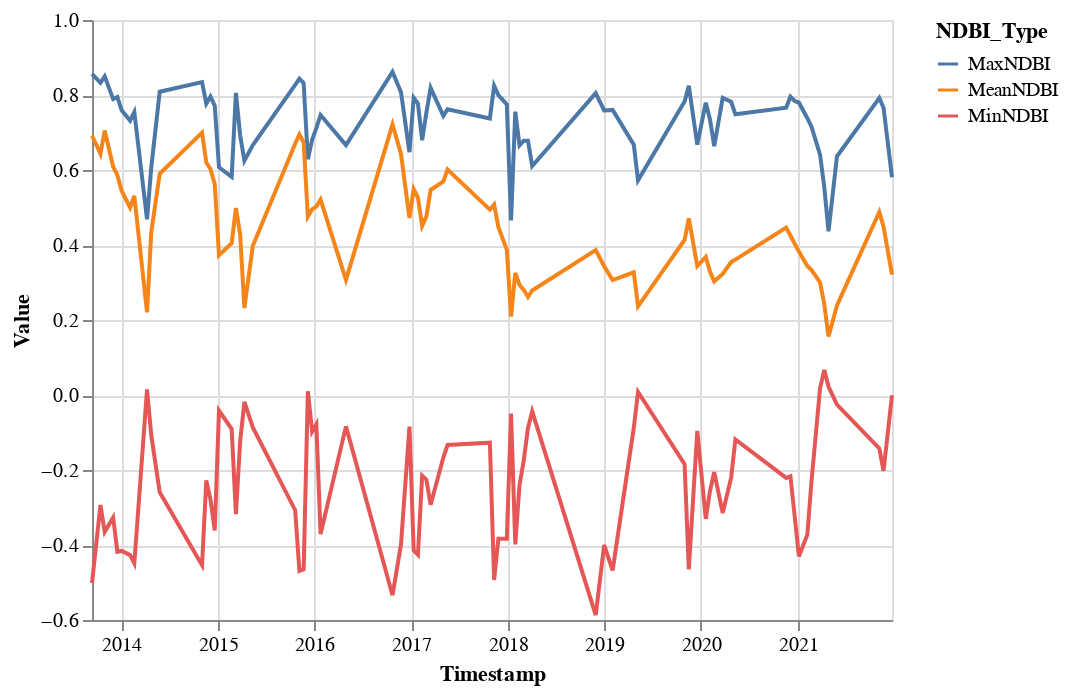

Notebook code for this chart:
### Code cell
fig

### Figure 1 — Vega-Lite specification as saved in the notebook (floating-point values rounded to 4 significant figures)
{"config": {"view": {"continuousWidth": 400, "continuousHeight": 300}}, "data": {"name": "data-be93393d3aa89240d4defbcaec6dd0ed"}, "mark": "line", "encoding": {"color": {"field": "NDBI_Type", "type": "nominal"}, "x": {"field": "Timestamp", "type": "temporal"}, "y": {"field": "Value", "type": "quantitative"}}, "transform": [{"fold": ["MinNDBI", "MaxNDBI", "MeanNDBI"], "as": ["NDBI_Type", "Value"]}], "$schema": "https://vega.github.io/schema/vega-lite/v4.17.0.json", "datasets": {"data-be93393d3aa89240d4defbcaec6dd0ed": [{"SystemIndex": "LC08_136045_20130912", "MinNDBI": -0.5015, "MaxNDBI": 0.856, "MeanNDBI": 0.692, "Timestamp": "2013-09-12T04:21:02.280000", "Year": 2013, "Month": 9, "Day": 12, "DOY": 255}, {"SystemIndex": "LC08_136045_20131014", "MinNDBI": -0.2935, "MaxNDBI": 0.8324, "MeanNDBI": 0.643, "Timestamp": "2013-10-14T04:20:54.570000", "Year": 2013, "Month": 10, "Day": 14, "DOY": 287}, {"SystemIndex": "LC08_136045_20131030", "MinNDBI": -0.365, "MaxNDBI": 0.8495, "MeanNDBI": 0.7054, "Timestamp": "2013-10-30T04:20:45.650000", "Year": 2013, "Month": 10, "Day": 30, "DOY": 303}, {"SystemIndex": "LC08_136045_20131201", "MinNDBI": -0.3268, "MaxNDBI": 0.7891, "MeanNDBI": 0.6087, "Timestamp": "2013-12-01T04:20:39.720000", "Year": 2013, "Month": 12, "Day": 1, "DOY": 335}, {"SystemIndex": "LC08_136045_20131217", "MinNDBI": -0.418, "MaxNDBI": 0.7947, "MeanNDBI": 0.5862, "Timestamp": "2013-12-17T04:20:32.730000", "Year": 2013, "Month": 12, "Day": 17, "DOY": 351}, {"SystemIndex": "LC08_136045_20140102", "MinNDBI": -0.4158, "MaxNDBI": 0.7594, "MeanNDBI": 0.5446, "Timestamp": "2014-01-02T04:20:25.400000", "Year": 2014, "Month": 1, "Day": 2, "DOY": 2}, {"SystemIndex": "LC08_136045_20140203", "MinNDBI": -0.4269, "MaxNDBI": 0.7319, "MeanNDBI": 0.4997, "Timestamp": "2014-02-03T04:20:04.710000", "Year": 2014, "Month": 2, "Day": 3, "DOY": 34}, {"SystemIndex": "LC08_136045_20140219", "MinNDBI": -0.4488, "MaxNDBI": 0.7546, "MeanNDBI": 0.5308, "Timestamp": "2014-02-19T04:19:51.170000", "Year": 2014, "Month": 2, "Day": 19, "DOY": 50}, {"SystemIndex": "LC08_136045_20140408", "MinNDBI": 0.01512, "MaxNDBI": 0.4687, "MeanNDBI": 0.2203, "Timestamp": "2014-04-08T04:19:09.990000", "Year": 2014, "Month": 4, "Day": 8, "DOY": 98}, {"SystemIndex": "LC08_136045_20140424", "MinNDBI": -0.1071, "MaxNDBI": 0.6066, "MeanNDBI": 0.4338, "Timestamp": "2014-04-24T04:18:53.960000", "Year": 2014, "Month": 4, "Day": 24, "DOY": 114}, {"SystemIndex": "LC08_136045_20140526", "MinNDBI": -0.2593, "MaxNDBI": 0.8087, "MeanNDBI": 0.5901, "Timestamp": "2014-05-26T04:18:34.090000", "Year": 2014, "Month": 5, "Day": 26, "DOY": 146}, {"SystemIndex": "LC08_136045_20141102", "MinNDBI": -0.4539, "MaxNDBI": 0.8343, "MeanNDBI": 0.6995, "Timestamp": "2014-11-02T04:19:13.880000", "Year": 2014, "Month": 11, "Day": 2, "DOY": 306}, {"SystemIndex": "LC08_136045_20141118", "MinNDBI": -0.2278, "MaxNDBI": 0.7767, "MeanNDBI": 0.6204, "Timestamp": "2014-11-18T04:19:13.630000", "Year": 2014, "Month": 11, "Day": 18, "DOY": 322}, {"SystemIndex": "LC08_136045_20141204", "MinNDBI": -0.2799, "MaxNDBI": 0.7957, "MeanNDBI": 0.6021, "Timestamp": "2014-12-04T04:19:12.850000", "Year": 2014, "Month": 12, "Day": 4, "DOY": 338}, {"SystemIndex": "LC08_136045_20141220", "MinNDBI": -0.3614, "MaxNDBI": 0.7715, "MeanNDBI": 0.5624, "Timestamp": "2014-12-20T04:19:09.990000", "Year": 2014, "Month": 12, "Day": 20, "DOY": 354}, {"SystemIndex": "LC08_136045_20150105", "MinNDBI": -0.04156, "MaxNDBI": 0.6073, "MeanNDBI": 0.3727, "Timestamp": "2015-01-05T04:19:05.140000", "Year": 2015, "Month": 1, "Day": 5, "DOY": 5}, {"SystemIndex": "LC08_136045_20150222", "MinNDBI": -0.09072, "MaxNDBI": 0.5816, "MeanNDBI": 0.4046, "Timestamp": "2015-02-22T04:18:50.973000", "Year": 2015, "Month": 2, "Day": 22, "DOY": 53}, {"SystemIndex": "LC08_136045_20150310", "MinNDBI": -0.3177, "MaxNDBI": 0.8057, "MeanNDBI": 0.4986, "Timestamp": "2015-03-10T04:18:41.420000", "Year": 2015, "Month": 3, "Day": 10, "DOY": 69}, {"SystemIndex": "LC08_136045_20150326", "MinNDBI": -0.1245, "MaxNDBI": 0.6926, "MeanNDBI": 0.4289, "Timestamp": "2015-03-26T04:18:33.010000", "Year": 2015, "Month": 3, "Day": 26, "DOY": 85}, {"SystemIndex": "LC08_136045_20150411", "MinNDBI": -0.01861, "MaxNDBI": 0.6248, "MeanNDBI": 0.2318, "Timestamp": "2015-04-11T04:18:24.959000", "Year": 2015, "Month": 4, "Day": 11, "DOY": 101}, {"SystemIndex": "LC08_136045_20150513", "MinNDBI": -0.08652, "MaxNDBI": 0.6664, "MeanNDBI": 0.3979, "Timestamp": "2015-05-13T04:18:04.010000", "Year": 2015, "Month": 5, "Day": 13, "DOY": 133}, {"SystemIndex": "LC08_136045_20151020", "MinNDBI": -0.3072, "MaxNDBI": 0.827, "MeanNDBI": 0.6701, "Timestamp": "2015-10-20T04:19:05.230000", "Year": 2015, "Month": 10, "Day": 20, "DOY": 293}, {"SystemIndex": "LC08_136045_20151105", "MinNDBI": -0.4692, "MaxNDBI": 0.8434, "MeanNDBI": 0.6953, "Timestamp": "2015-11-05T04:19:09.345000", "Year": 2015, "Month": 11, "Day": 5, "DOY": 309}, {"SystemIndex": "LC08_136045_20151121", "MinNDBI": -0.4649, "MaxNDBI": 0.8315, "MeanNDBI": 0.6732, "Timestamp": "2015-11-21T04:19:11.057000", "Year": 2015, "Month": 11, "Day": 21, "DOY": 325}, {"SystemIndex": "LC08_136045_20151207", "MinNDBI": 0.009838, "MaxNDBI": 0.6287, "MeanNDBI": 0.4761, "Timestamp": "2015-12-07T04:19:10.060000", "Year": 2015, "Month": 12, "Day": 7, "DOY": 341}, {"SystemIndex": "LC08_136045_20151223", "MinNDBI": -0.09776, "MaxNDBI": 0.6804, "MeanNDBI": 0.4953, "Timestamp": "2015-12-23T04:19:10.850000", "Year": 2015, "Month": 12, "Day": 23, "DOY": 357}, {"SystemIndex": "LC08_136045_20160108", "MinNDBI": -0.07819, "MaxNDBI": 0.7116, "MeanNDBI": 0.5023, "Timestamp": "2016-01-08T04:19:05.970000", "Year": 2016, "Month": 1, "Day": 8, "DOY": 8}, {"SystemIndex": "LC08_136045_20160124", "MinNDBI": -0.3707, "MaxNDBI": 0.7468, "MeanNDBI": 0.5209, "Timestamp": "2016-01-24T04:19:07.290000", "Year": 2016, "Month": 1, "Day": 24, "DOY": 24}, {"SystemIndex": "LC08_136045_20160429", "MinNDBI": -0.0836, "MaxNDBI": 0.6665, "MeanNDBI": 0.307, "Timestamp": "2016-04-29T04:18:37.010000", "Year": 2016, "Month": 4, "Day": 29, "DOY": 120}, {"SystemIndex": "LC08_136045_20161022", "MinNDBI": -0.5338, "MaxNDBI": 0.8615, "MeanNDBI": 0.7219, "Timestamp": "2016-10-22T04:19:23.160000", "Year": 2016, "Month": 10, "Day": 22, "DOY": 296}, {"SystemIndex": "LC08_136045_20161123", "MinNDBI": -0.3984, "MaxNDBI": 0.8075, "MeanNDBI": 0.643, "Timestamp": "2016-11-23T04:19:22.885000", "Year": 2016, "Month": 11, "Day": 23, "DOY": 328}, {"SystemIndex": "LC08_136045_20161225", "MinNDBI": -0.08426, "MaxNDBI": 0.6475, "MeanNDBI": 0.4718, "Timestamp": "2016-12-25T04:19:16.540000", "Year": 2016, "Month": 12, "Day": 25, "DOY": 360}, {"SystemIndex": "LC08_136045_20170110", "MinNDBI": -0.4143, "MaxNDBI": 0.7926, "MeanNDBI": 0.5489, "Timestamp": "2017-01-10T04:19:13.330000", "Year": 2017, "Month": 1, "Day": 10, "DOY": 10}, {"SystemIndex": "LC08_136045_20170126", "MinNDBI": -0.4263, "MaxNDBI": 0.777, "MeanNDBI": 0.5265, "Timestamp": "2017-01-26T04:19:07.850000", "Year": 2017, "Month": 1, "Day": 26, "DOY": 26}, {"SystemIndex": "LC08_136045_20170211", "MinNDBI": -0.2152, "MaxNDBI": 0.6794, "MeanNDBI": 0.451, "Timestamp": "2017-02-11T04:18:59.680000", "Year": 2017, "Month": 2, "Day": 11, "DOY": 42}, {"SystemIndex": "LC08_136045_20170227", "MinNDBI": -0.2259, "MaxNDBI": 0.753, "MeanNDBI": 0.4763, "Timestamp": "2017-02-27T04:18:54.610000", "Year": 2017, "Month": 2, "Day": 27, "DOY": 58}, {"SystemIndex": "LC08_136045_20170315", "MinNDBI": -0.2928, "MaxNDBI": 0.8191, "MeanNDBI": 0.5467, "Timestamp": "2017-03-15T04:18:45.840000", "Year": 2017, "Month": 3, "Day": 15, "DOY": 74}, {"SystemIndex": "LC08_136045_20170502", "MinNDBI": -0.1669, "MaxNDBI": 0.7445, "MeanNDBI": 0.5696, "Timestamp": "2017-05-02T04:18:18.710000", "Year": 2017, "Month": 5, "Day": 2, "DOY": 122}, {"SystemIndex": "LC08_136045_20170518", "MinNDBI": -0.1334, "MaxNDBI": 0.762, "MeanNDBI": 0.6011, "Timestamp": "2017-05-18T04:18:30.320000", "Year": 2017, "Month": 5, "Day": 18, "DOY": 138}, {"SystemIndex": "LC08_136045_20171025", "MinNDBI": -0.1273, "MaxNDBI": 0.7372, "MeanNDBI": 0.4942, "Timestamp": "2017-10-25T04:19:20.650000", "Year": 2017, "Month": 10, "Day": 25, "DOY": 298}, {"SystemIndex": "LC08_136045_20171110", "MinNDBI": -0.4934, "MaxNDBI": 0.8246, "MeanNDBI": 0.5078, "Timestamp": "2017-11-10T04:19:18.670000", "Year": 2017, "Month": 11, "Day": 10, "DOY": 314}, {"SystemIndex": "LC08_136045_20171126", "MinNDBI": -0.3832, "MaxNDBI": 0.7998, "MeanNDBI": 0.4481, "Timestamp": "2017-11-26T04:19:12.790000", "Year": 2017, "Month": 11, "Day": 26, "DOY": 330}, {"SystemIndex": "LC08_136045_20171228", "MinNDBI": -0.3834, "MaxNDBI": 0.7753, "MeanNDBI": 0.387, "Timestamp": "2017-12-28T04:19:12.830000", "Year": 2017, "Month": 12, "Day": 28, "DOY": 362}, {"SystemIndex": "LC08_136045_20180113", "MinNDBI": -0.0497, "MaxNDBI": 0.4653, "MeanNDBI": 0.209, "Timestamp": "2018-01-13T04:19:06.540000", "Year": 2018, "Month": 1, "Day": 13, "DOY": 13}, {"SystemIndex": "LC08_136045_20180129", "MinNDBI": -0.3985, "MaxNDBI": 0.7555, "MeanNDBI": 0.3254, "Timestamp": "2018-01-29T04:18:57.220000", "Year": 2018, "Month": 1, "Day": 29, "DOY": 29}, {"SystemIndex": "LC08_136045_20180214", "MinNDBI": -0.2404, "MaxNDBI": 0.6656, "MeanNDBI": 0.2934, "Timestamp": "2018-02-14T04:18:51.210000", "Year": 2018, "Month": 2, "Day": 14, "DOY": 45}, {"SystemIndex": "LC08_136045_20180302", "MinNDBI": -0.1743, "MaxNDBI": 0.6781, "MeanNDBI": 0.2804, "Timestamp": "2018-03-02T04:18:44.090000", "Year": 2018, "Month": 3, "Day": 2, "DOY": 61}, {"SystemIndex": "LC08_136045_20180318", "MinNDBI": -0.08811, "MaxNDBI": 0.678, "MeanNDBI": 0.2614, "Timestamp": "2018-03-18T04:18:35.150000", "Year": 2018, "Month": 3, "Day": 18, "DOY": 77}, {"SystemIndex": "LC08_136045_20180403", "MinNDBI": -0.04387, "MaxNDBI": 0.6108, "MeanNDBI": 0.2787, "Timestamp": "2018-04-03T04:18:28.270000", "Year": 2018, "Month": 4, "Day": 3, "DOY": 93}, {"SystemIndex": "LC08_136045_20181129", "MinNDBI": -0.5869, "MaxNDBI": 0.805, "MeanNDBI": 0.3862, "Timestamp": "2018-11-29T04:18:57.650000", "Year": 2018, "Month": 11, "Day": 29, "DOY": 333}, {"SystemIndex": "LC08_136045_20181231", "MinNDBI": -0.4, "MaxNDBI": 0.7587, "MeanNDBI": 0.3434, "Timestamp": "2018-12-31T04:18:54.830000", "Year": 2018, "Month": 12, "Day": 31, "DOY": 365}, {"SystemIndex": "LC08_136045_20190201", "MinNDBI": -0.4677, "MaxNDBI": 0.7603, "MeanNDBI": 0.3066, "Timestamp": "2019-02-01T04:18:48.440000", "Year": 2019, "Month": 2, "Day": 1, "DOY": 32}, {"SystemIndex": "LC08_136045_20190422", "MinNDBI": -0.08707, "MaxNDBI": 0.6676, "MeanNDBI": 0.3271, "Timestamp": "2019-04-22T04:18:27.070000", "Year": 2019, "Month": 4, "Day": 22, "DOY": 112}, {"SystemIndex": "LC08_136045_20190508", "MinNDBI": 0.008055, "MaxNDBI": 0.5723, "MeanNDBI": 0.2363, "Timestamp": "2019-05-08T04:18:31.970000", "Year": 2019, "Month": 5, "Day": 8, "DOY": 128}, {"SystemIndex": "LC08_136045_20191031", "MinNDBI": -0.1843, "MaxNDBI": 0.7829, "MeanNDBI": 0.4134, "Timestamp": "2019-10-31T04:19:25.903000", "Year": 2019, "Month": 10, "Day": 31, "DOY": 304}, {"SystemIndex": "LC08_136045_20191116", "MinNDBI": -0.4647, "MaxNDBI": 0.8243, "MeanNDBI": 0.4711, "Timestamp": "2019-11-16T04:19:23.007000", "Year": 2019, "Month": 11, "Day": 16, "DOY": 320}, {"SystemIndex": "LC08_136045_20191218", "MinNDBI": -0.09552, "MaxNDBI": 0.6674, "MeanNDBI": 0.3439, "Timestamp": "2019-12-18T04:19:19.539000", "Year": 2019, "Month": 12, "Day": 18, "DOY": 352}, {"SystemIndex": "LC08_136045_20200119", "MinNDBI": -0.3304, "MaxNDBI": 0.7795, "MeanNDBI": 0.3683, "Timestamp": "2020-01-19T04:19:11.903000", "Year": 2020, "Month": 1, "Day": 19, "DOY": 19}, {"SystemIndex": "LC08_136045_20200204", "MinNDBI": -0.2561, "MaxNDBI": 0.7348, "MeanNDBI": 0.329, "Timestamp": "2020-02-04T04:19:06.312000", "Year": 2020, "Month": 2, "Day": 4, "DOY": 35}, {"SystemIndex": "LC08_136045_20200220", "MinNDBI": -0.2059, "MaxNDBI": 0.6636, "MeanNDBI": 0.303, "Timestamp": "2020-02-20T04:19:03.215000", "Year": 2020, "Month": 2, "Day": 20, "DOY": 51}, {"SystemIndex": "LC08_136045_20200323", "MinNDBI": -0.3145, "MaxNDBI": 0.7923, "MeanNDBI": 0.3228, "Timestamp": "2020-03-23T04:18:49.658000", "Year": 2020, "Month": 3, "Day": 23, "DOY": 83}, {"SystemIndex": "LC08_136045_20200424", "MinNDBI": -0.2206, "MaxNDBI": 0.782, "MeanNDBI": 0.3546, "Timestamp": "2020-04-24T04:18:34.164000", "Year": 2020, "Month": 4, "Day": 24, "DOY": 115}, {"SystemIndex": "LC08_136045_20200510", "MinNDBI": -0.1186, "MaxNDBI": 0.7486, "MeanNDBI": 0.3611, "Timestamp": "2020-05-10T04:18:26.081000", "Year": 2020, "Month": 5, "Day": 10, "DOY": 131}, {"SystemIndex": "LC08_136045_20201118", "MinNDBI": -0.2212, "MaxNDBI": 0.7661, "MeanNDBI": 0.4467, "Timestamp": "2020-11-18T04:19:20.478000", "Year": 2020, "Month": 11, "Day": 18, "DOY": 323}, {"SystemIndex": "LC08_136045_20201204", "MinNDBI": -0.2168, "MaxNDBI": 0.7955, "MeanNDBI": 0.4255, "Timestamp": "2020-12-04T04:19:23.578000", "Year": 2020, "Month": 12, "Day": 4, "DOY": 339}, {"SystemIndex": "LC08_136045_20201220", "MinNDBI": -0.3224, "MaxNDBI": 0.784, "MeanNDBI": 0.4038, "Timestamp": "2020-12-20T04:19:22.410000", "Year": 2020, "Month": 12, "Day": 20, "DOY": 355}, {"SystemIndex": "LC08_136045_20210105", "MinNDBI": -0.4304, "MaxNDBI": 0.78, "MeanNDBI": 0.3824, "Timestamp": "2021-01-05T04:19:17.596000", "Year": 2021, "Month": 1, "Day": 5, "DOY": 5}, {"SystemIndex": "LC08_136045_20210206", "MinNDBI": -0.3724, "MaxNDBI": 0.7381, "MeanNDBI": 0.344, "Timestamp": "2021-02-06T04:19:09.307000", "Year": 2021, "Month": 2, "Day": 6, "DOY": 37}, {"SystemIndex": "LC08_136045_20210222", "MinNDBI": -0.2278, "MaxNDBI": 0.7147, "MeanNDBI": 0.3329, "Timestamp": "2021-02-22T04:19:04.612000", "Year": 2021, "Month": 2, "Day": 22, "DOY": 53}, {"SystemIndex": "LC08_136045_20210326", "MinNDBI": 0.01786, "MaxNDBI": 0.641, "MeanNDBI": 0.3003, "Timestamp": "2021-03-26T04:18:50.394000", "Year": 2021, "Month": 3, "Day": 26, "DOY": 85}, {"SystemIndex": "LC08_136045_20210411", "MinNDBI": 0.06697, "MaxNDBI": 0.5544, "MeanNDBI": 0.2421, "Timestamp": "2021-04-11T04:18:45.508000", "Year": 2021, "Month": 4, "Day": 11, "DOY": 101}, {"SystemIndex": "LC08_136045_20210427", "MinNDBI": 0.02243, "MaxNDBI": 0.4363, "MeanNDBI": 0.156, "Timestamp": "2021-04-27T04:18:37.542000", "Year": 2021, "Month": 4, "Day": 27, "DOY": 117}, {"SystemIndex": "LC08_136045_20210529", "MinNDBI": -0.02558, "MaxNDBI": 0.6368, "MeanNDBI": 0.2389, "Timestamp": "2021-05-29T04:18:45.631000", "Year": 2021, "Month": 5, "Day": 29, "DOY": 149}, {"SystemIndex": "LC08_136045_20211105", "MinNDBI": -0.1425, "MaxNDBI": 0.7919, "MeanNDBI": 0.488, "Timestamp": "2021-11-05T04:19:27.127000", "Year": 2021, "Month": 11, "Day": 5, "DOY": 309}, {"SystemIndex": "LC08_136045_20211121", "MinNDBI": -0.2022, "MaxNDBI": 0.766, "MeanNDBI": 0.4487, "Timestamp": "2021-11-21T04:19:22.754000", "Year": 2021, "Month": 11, "Day": 21, "DOY": 325}, {"SystemIndex": "LC08_136045_20211223", "MinNDBI": -0.000838, "MaxNDBI": 0.5806, "MeanNDBI": 0.3212, "Timestamp": "2021-12-23T04:19:20.866000", "Year": 2021, "Month": 12, "Day": 23, "DOY": 357}]}}
